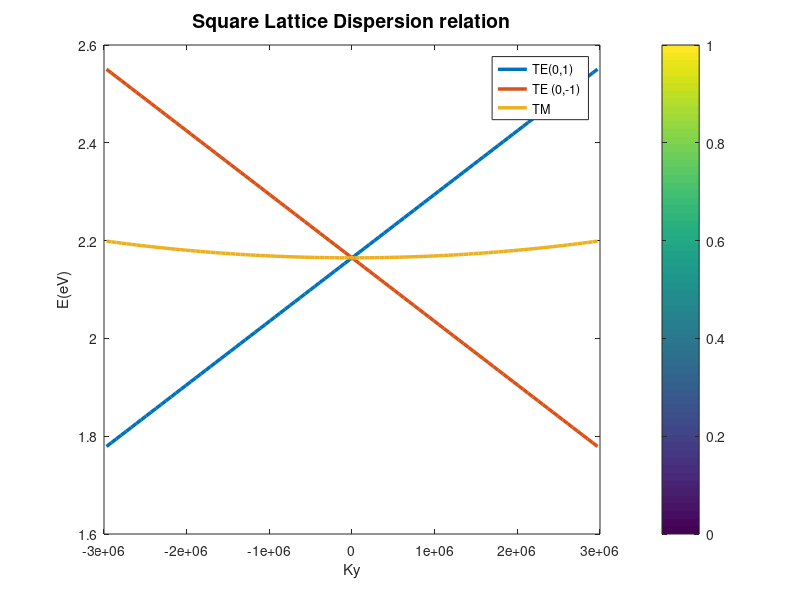

The MATLAB source for this figure:
%%  Geometry dependence of surface lattice resonances in plasmonic nanoparticle arrays
%******************
%% INITIALIZE
close all 
clc
clear all
%****************** 

%******************
%% DASHBOARD 
%******************
% speed of light 
c = 3.0e8; 
% momentum for periodicity 375nm
pg = 377e-9; 
px = 415e-9;
py = 375e-9;

% refractive index of the material
n = 1.52; 
% Assumed charge
e1 = 1; 
% planck's constant in elctron_Volt(eV) 
hev = 4.135e-15/(2*pi); 
% Angle of incidence of the incoming light source
theta = pi/2; 
% ky space in the reciprocal space
S1 = 3e6; 
integer_multiple=1;
N_points = 100; 

%******************
%% OPEN FIGURE 
figure('Color', 'w');
%******************

%******************
%% KY and KX values 
%******************
dx1 = 2*S1/N_points;
ky = [0:N_points-1]*dx1; ky = ky-mean(ky);
kx = ky; 

%******************
%% G parameters 
%******************
G_parameter = integer_multiple*2*pi/pg; 
G_parameter_x =  integer_multiple*2*pi/px;
G_parameter_y = integer_multiple*2*pi/py;

%******************
%% TE Mode 
%******************
E = ((hev*c)/n).*abs(ky + G_parameter);  
A = eye(length(ky));
A = rot90(A);
AE = A.*E; 
AA = rot90(AE)+AE;


%******************
%% TE Mode 
%****************** 

E_TM = ((hev*c)/n).*sqrt(abs(ky.^2 + G_parameter^2)); 

%******************
%% Plotting Figures 
%****************** 
% pcolor(ky, E,  AA)
% shading interp
% colormap(jet);

plot(ky, E, 'Linewidth', 2.5);
hold on 
plot(ky, sort(E, 'descend'), 'Linewidth', 2.5);
plot(ky, E_TM, 'LineWidth', 2.5); 
xlabel('Ky'); ylabel('E(eV)'); title('Square Lattice Dispersion relation', 'FontSize', 14); 
legend('TE(0,1)','TE (0,-1)', 'TM'); 
colorbar







